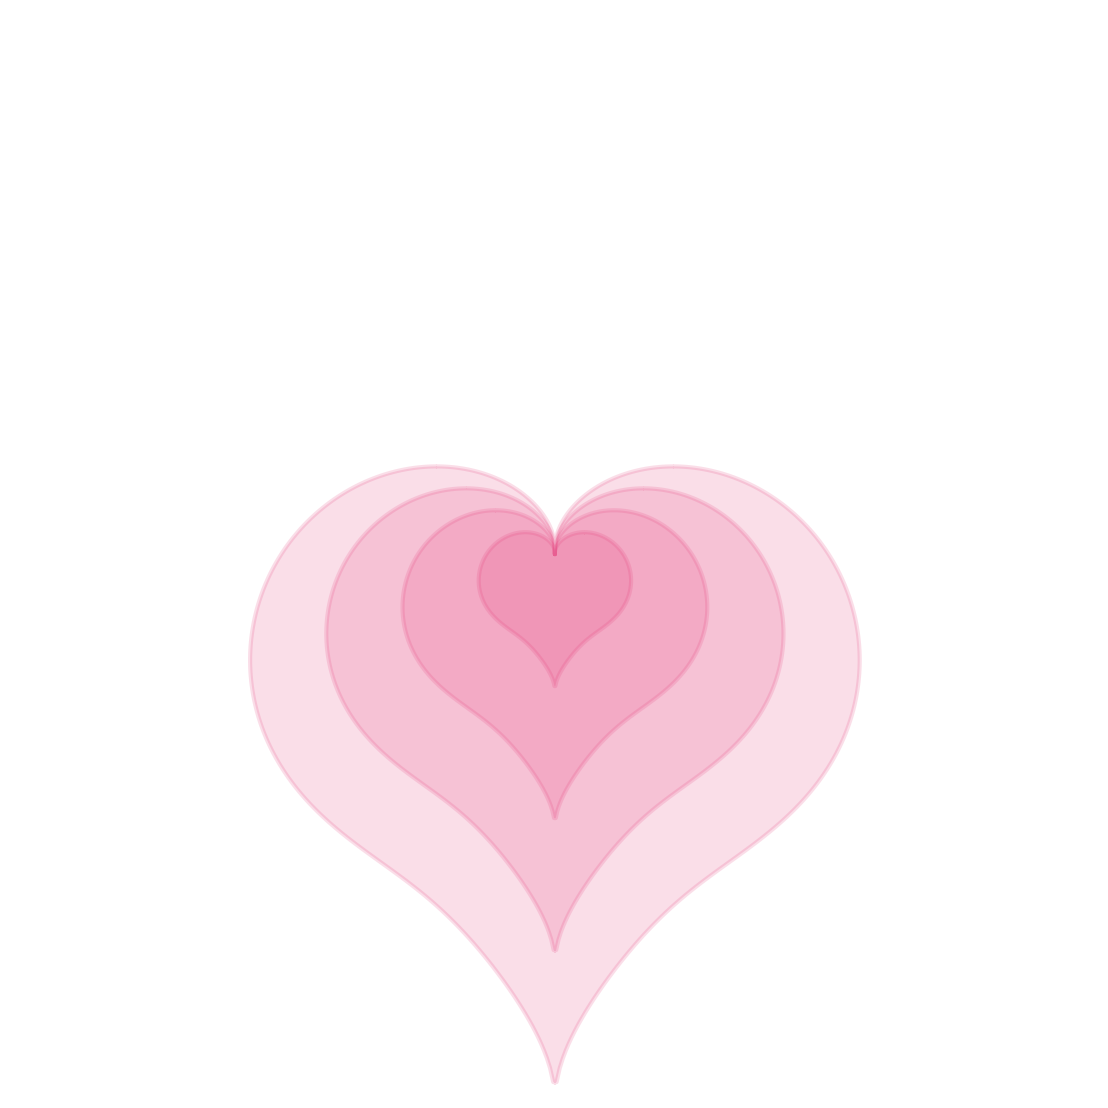

Reproduce this figure in Python.
import matplotlib.pyplot as plt
import numpy as np
import sympy as sp

# Parse the equation and create a function
equation = "sin(t)*sqrt(abs(cos(t)))/(sin(t)+7/5)-2*sin(t)+2"
expr = sp.sympify(equation)
func = sp.lambdify("t", expr, modules="numpy")

# Generate the x and y values
theta = np.linspace(0.5 * np.pi, 2.5 * np.pi, 1000)
radius = func(theta)

# Plot the graph
fig, ax = plt.subplots(subplot_kw=dict(polar=True))

color = "#e3256b"
for scale in np.linspace(1, 4, num=4):
    ax.plot(theta, radius * scale, color=color, alpha=0.0)
    ax.fill_between(theta, 0, radius * scale, color=color, alpha=0.15)

# Customize the graph
plt.axis("off")
ax.grid(False)
plt.savefig("cardioid.png", dpi=300, bbox_inches="tight", pad_inches=0)
plt.show()
